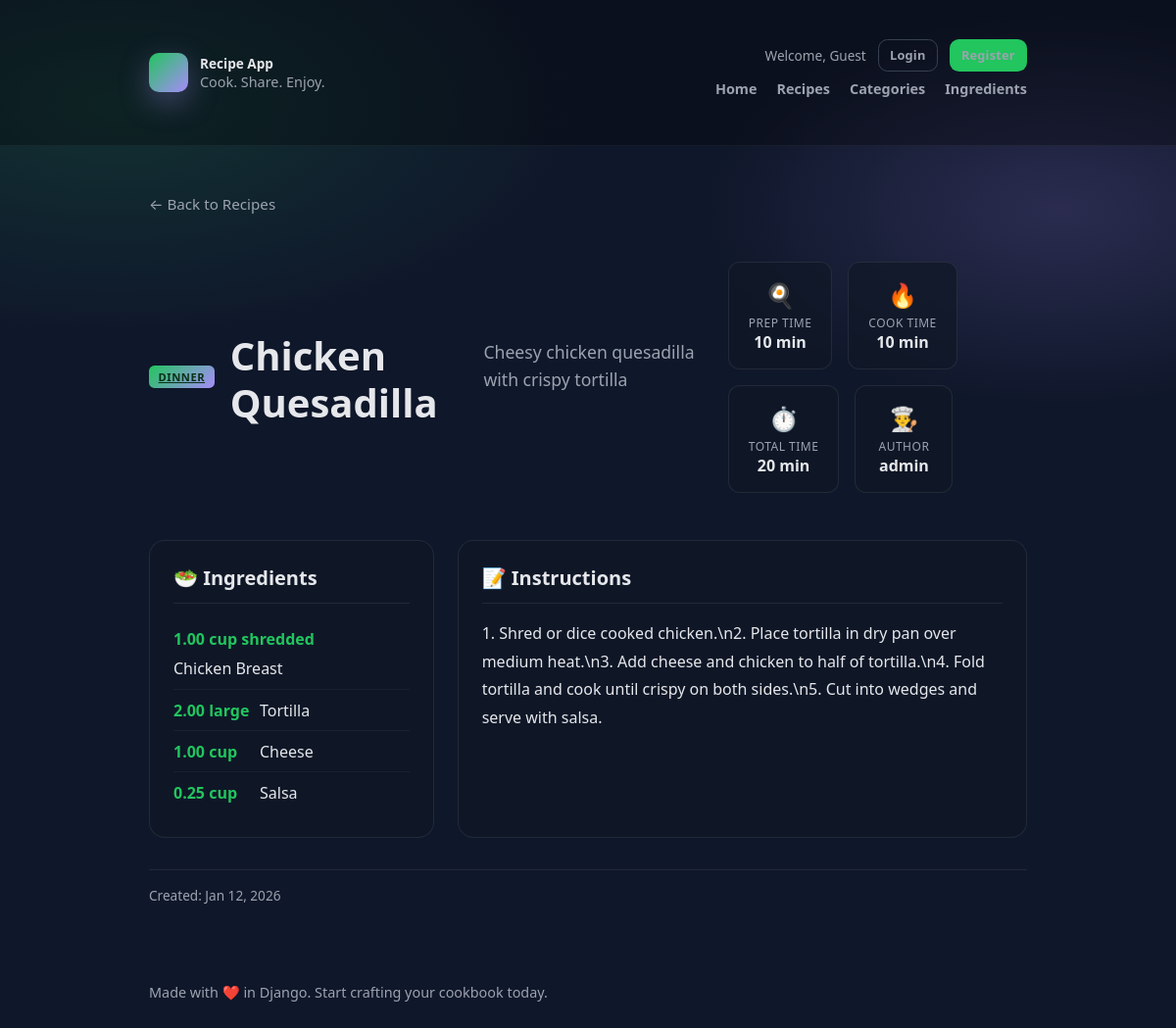
/recipes/25/, run on the app's committed database.
### recipes/models.py (models this page shows, shortened)
class Recipe(models.Model):
	title = models.CharField(max_length=200)
	description = models.TextField(blank=True)
	instructions = models.TextField()
	author = models.ForeignKey(
		settings.AUTH_USER_MODEL, on_delete=models.SET_NULL, null=True, blank=True
	)
	category = models.ForeignKey(
		'categories.Category', on_delete=models.SET_NULL, null=True, blank=True, related_name='recipes'
	)
	prep_time_minutes = models.PositiveIntegerField(default=0)
	cook_time_minutes = models.PositiveIntegerField(default=0)
	created_at = models.DateTimeField(auto_now_add=True)
	updated_at = models.DateTimeField(auto_now=True)

class RecipeIngredient(models.Model):
	recipe = models.ForeignKey(Recipe, on_delete=models.CASCADE, related_name='recipe_ingredients')
	ingredient = models.ForeignKey('ingredients.Ingredient', on_delete=models.CASCADE, related_name='ingredient_recipes')
	quantity = models.DecimalField(max_digits=8, decimal_places=2, null=True, blank=True)
	unit = models.CharField(max_length=32, blank=True)
	notes = models.CharField(max_length=255, blank=True)
	class Meta:
		unique_together = ('recipe', 'ingredient')

### categories/models.py (models this page shows, shortened)
class Category(models.Model):
	name = models.CharField(max_length=100, unique=True)
	slug = models.SlugField(max_length=120, unique=True)
	created_at = models.DateTimeField(auto_now_add=True)

### ingredients/models.py (models this page shows, shortened)
class Ingredient(models.Model):
	name = models.CharField(max_length=120, unique=True)
	default_unit = models.CharField(max_length=20, blank=True)

### recipes/views.py (the view)
# urls.py: path('recipes/<int:pk>/', views.recipe_detail, name='recipe_detail'),
def recipe_detail(request, pk):
	recipe = get_object_or_404(
		Recipe.objects.select_related('category', 'author')
		.prefetch_related('recipe_ingredients__ingredient'),
		pk=pk
	)
	total_time = recipe.prep_time_minutes + recipe.cook_time_minutes
	context = {
		'recipe': recipe,
		'total_time': total_time,
	}
	return render(request, 'recipes/recipe_detail.html', context)

### recipes/templates/recipes/recipe_detail.html (shortened to what this page needs)
<!DOCTYPE html>
<html lang="en">
<head>
  {% load static %}
  <link rel="stylesheet" href="{% static 'recipes/css/style.css' %}">
</head>
<body>
  <div class="user-bar">
    <div class="container user-bar-inner">
      <div class="brand">
        <div class="logo" aria-hidden="true"></div>
        <div>
          <strong>Recipe App</strong>
          <div style="color: var(--muted); font-size: .9rem;">Cook. Share. Enjoy.</div>
        </div>
      </div>
      <div class="user-bar-right">
        <div class="user-info">
          {% if user.is_authenticated %}
            <span class="user-greeting">Hello, <strong>{{ user.username }}</strong></span>
            <div class="user-links">
              {% if user.is_staff %}<a href="/admin/">Admin</a>{% endif %}
              <form method="post" action="{% url 'logout' %}" class="logout-form">
                {% csrf_token %}
                <button type="submit" class="btn btn-small btn-secondary">Logout</button>
              </form>
            </div>
          {% else %}
            <span class="user-greeting">Welcome, Guest</span>
            <div class="user-links">
              <a href="{% url 'login' %}" class="btn btn-small btn-secondary">Login</a>
              <a href="{% url 'register' %}" class="btn btn-small btn-primary">Register</a>
            </div>
          {% endif %}
        </div>
        <nav class="main-nav">
          <a href="{% url 'recipes:home' %}">Home</a>
          <a href="{% url 'recipes:recipe_list' %}">Recipes</a>
          <a href="{% url 'categories:category_list' %}">Categories</a>
          <a href="{% url 'ingredients:ingredient_list' %}">Ingredients</a>
        </nav>
      </div>
    </div>
  </div>
  <div class="container">
    <nav class="breadcrumb">
      <a href="{% url 'recipes:recipe_list' %}">← Back to Recipes</a>
    </nav>
    <article class="recipe-detail">
      <header class="recipe-detail-header">
        {% if recipe.category %}
          <a href="{% url 'recipes:recipe_list' %}?category={{ recipe.category.slug }}" class="category-badge">{{ recipe.category.name }}</a>
        {% endif %}
        <h1>{{ recipe.title }}</h1>
        {% if recipe.description %}
          <p class="recipe-detail-desc">{{ recipe.description }}</p>
        {% endif %}
        <div class="recipe-detail-meta">
          <div class="meta-card">
            <span class="meta-icon">🍳</span>
            <span class="meta-label">Prep Time</span>
            <span class="meta-value">{{ recipe.prep_time_minutes }} min</span>
          </div>
          <div class="meta-card">
            <span class="meta-icon">🔥</span>
            <span class="meta-label">Cook Time</span>
            <span class="meta-value">{{ recipe.cook_time_minutes }} min</span>
          </div>
          <div class="meta-card">
            <span class="meta-icon">⏱️</span>
            <span class="meta-label">Total Time</span>
            <span class="meta-value">{{ total_time }} min</span>
          </div>
          {% if recipe.author %}
          <div class="meta-card">
            <span class="meta-icon">👨‍🍳</span>
            <span class="meta-label">Author</span>
            <span class="meta-value">{{ recipe.author.username }}</span>
          </div>
          {% endif %}
        </div>
      </header>
      <div class="recipe-detail-body">
        <section class="recipe-section panel">
          <h2>🥗 Ingredients</h2>
          {% if recipe.recipe_ingredients.all %}
            <ul class="ingredient-list">
              {% for ri in recipe.recipe_ingredients.all %}
                <li>
                  <span class="ingredient-qty">
                    {% if ri.quantity %}{{ ri.quantity }} {{ ri.unit }}{% endif %}
                  </span>
                  <span class="ingredient-name">{{ ri.ingredient.name }}</span>
                </li>
              {% endfor %}
            </ul>
          {% else %}
            <p class="empty-note">No ingredients listed yet.</p>
          {% endif %}
        </section>
        <section class="recipe-section panel">
          <h2>📝 Instructions</h2>
          <div class="instructions-content">
            {{ recipe.instructions|linebreaks }}
          </div>
        </section>
      </div>
      <footer class="recipe-detail-footer">
        <p class="recipe-dates">
          Created: {{ recipe.created_at|date:"M d, Y" }}
        </p>
      </footer>
    </article>
    <footer>
      <div>Made with ❤️ in Django. Start crafting your cookbook today.</div>
    </footer>
  </div>
</body>
</html>

### recipes/static/recipes/css/style.css (style rules this page uses)
:root { --bg: #0f172a; --panel: #111827; --text: #e5e7eb; --muted: #9ca3af; --accent: #22c55e; --accent-2: #a78bfa; }
* { box-sizing: border-box; }
html, body { height: 100%; }
body { margin: 0; font-family: ui-sans-serif, system-ui, -apple-system, Segoe UI, Roboto, Helvetica, Arial, "Apple Color Emoji", "Segoe UI Emoji"; color: var(--text); background: radial-gradient(1200px 600px at 10% 10%, rgba(34,197,94,0.15), transparent 40%), radial-gradient(900px 500px at 90% 20%, rgba(167,139,250,0.18), transparent 40%), var(--bg); }
.user-bar { background: rgba(0, 0, 0, 0.3); border-bottom: 1px solid rgba(255, 255, 255, 0.05); padding: .5rem 0; font-size: .85rem; }
.user-bar-inner { display: flex; justify-content: space-between; align-items: center; padding: 0 2rem; }
.user-bar-right { display: flex; flex-direction: column; align-items: flex-end; gap: .5rem; }
.user-info { display: flex; align-items: center; gap: .75rem; }
.user-greeting { color: var(--muted); }
.user-links { display: flex; align-items: center; gap: .75rem; }
.user-links a { color: var(--muted); text-decoration: none; transition: color 0.15s; }
.main-nav { display: flex; align-items: center; gap: 1.25rem; }
.main-nav a { color: var(--muted); text-decoration: none; font-weight: 600; font-size: .9rem; transition: color 0.15s; }
.container { max-width: 960px; margin: 0 auto; padding: 2rem; }
header { display: flex; align-items: center; justify-content: flex-start; gap: 1rem; padding: 1rem 0; }
.brand { display: flex; align-items: center; gap: .75rem; }
.logo { width: 40px; height: 40px; border-radius: 10px; background: linear-gradient(135deg, var(--accent), var(--accent-2)); box-shadow: 0 10px 30px rgba(167, 139, 250, 0.35); }
.btn { padding: .7rem 1rem; border-radius: .6rem; border: 1px solid transparent; text-decoration: none; font-weight: 700; letter-spacing: .2px; display: inline-flex; align-items: center; gap: .5rem; }
.btn-primary { background: var(--accent); color: #0b3016; }
.btn-secondary { background: transparent; border-color: #374151; color: var(--text); }
.panel { background: rgba(17, 24, 39, 0.75); border: 1px solid rgba(255, 255, 255, 0.08); border-radius: 1rem; padding: 1.25rem; backdrop-filter: blur(8px); }
footer { color: var(--muted); font-size: .9rem; padding: 2rem 0 1rem; }
.category-badge { background: linear-gradient(135deg, var(--accent), var(--accent-2)); color: #0b3016; font-size: .7rem; font-weight: 700; padding: .25rem .6rem; border-radius: .35rem; text-transform: uppercase; letter-spacing: .5px; }
.btn-small { padding: .4rem .7rem; font-size: .8rem; }
.breadcrumb { padding: 1rem 0; }
.breadcrumb a { color: var(--muted); text-decoration: none; font-size: .95rem; transition: color 0.15s; }
.recipe-detail { padding: 1rem 0 2rem; }
.recipe-detail-header { margin-bottom: 2rem; }
.recipe-detail-header h1 { font-size: clamp(1.75rem, 5vw, 2.5rem); margin: .75rem 0 .5rem; line-height: 1.2; }
.recipe-detail-desc { color: var(--muted); font-size: 1.1rem; margin: 0 0 1.5rem; line-height: 1.6; }
.recipe-detail-meta { display: flex; flex-wrap: wrap; gap: 1rem; }
.meta-card { display: flex; flex-direction: column; align-items: center; background: rgba(17, 24, 39, 0.75); border: 1px solid rgba(255, 255, 255, 0.08); border-radius: .75rem; padding: 1rem 1.25rem; min-width: 100px; }
.meta-icon { font-size: 1.5rem; margin-bottom: .25rem; }
.meta-label { font-size: .75rem; color: var(--muted); text-transform: uppercase; letter-spacing: .5px; }
.meta-value { font-size: 1rem; font-weight: 600; color: var(--text); }
.recipe-detail-body { display: grid; grid-template-columns: 1fr 2fr; gap: 1.5rem; }
.recipe-section { padding: 1.5rem; }
.recipe-section h2 { font-size: 1.25rem; margin: 0 0 1rem; padding-bottom: .75rem; border-bottom: 1px solid rgba(255, 255, 255, 0.08); }
.ingredient-list { list-style: none; padding: 0; margin: 0; }
.ingredient-list li { padding: .6rem 0; border-bottom: 1px solid rgba(255, 255, 255, 0.04); display: flex; flex-wrap: wrap; gap: .5rem; align-items: baseline; }
.ingredient-list li:last-child { border-bottom: none; }
.ingredient-qty { font-weight: 600; color: var(--accent); min-width: 80px; }
.ingredient-name { color: var(--text); }
.instructions-content { line-height: 1.8; color: var(--text); }
.instructions-content p { margin: 0 0 1rem; }
.recipe-detail-footer { margin-top: 2rem; padding-top: 1rem; border-top: 1px solid rgba(255, 255, 255, 0.08); }
.recipe-dates { font-size: .85rem; color: var(--muted); margin: 0; }

### data on the page
Recipe: category.name "DINNER", title "Chicken Quesadilla", description "Cheesy chicken quesadilla with crispy tortilla", prep_time_minutes "10", cook_time_minutes "10", author.username "admin", instructions "1. Shred or dice cooked chicken.\\n2. Place tortilla in dry pan over medium heat.\\n3. Add cheese and chicken to half of tortilla.\\n4. Fold tortilla and cook until crispy on both sides.\\n5. Cut into wedges and serve with salsa.", created_at "Jan 12, 2026"
RecipeIngredient: quantity "1.00", unit "cup shredded", ingredient.name "Chicken Breast"
RecipeIngredient: quantity "2.00", unit "large", ingredient.name "Tortilla"
RecipeIngredient: quantity "1.00", unit "cup", ingredient.name "Cheese"
RecipeIngredient: quantity "0.25", unit "cup", ingredient.name "Salsa"

### other printed values
{{ total_time }} "20"
